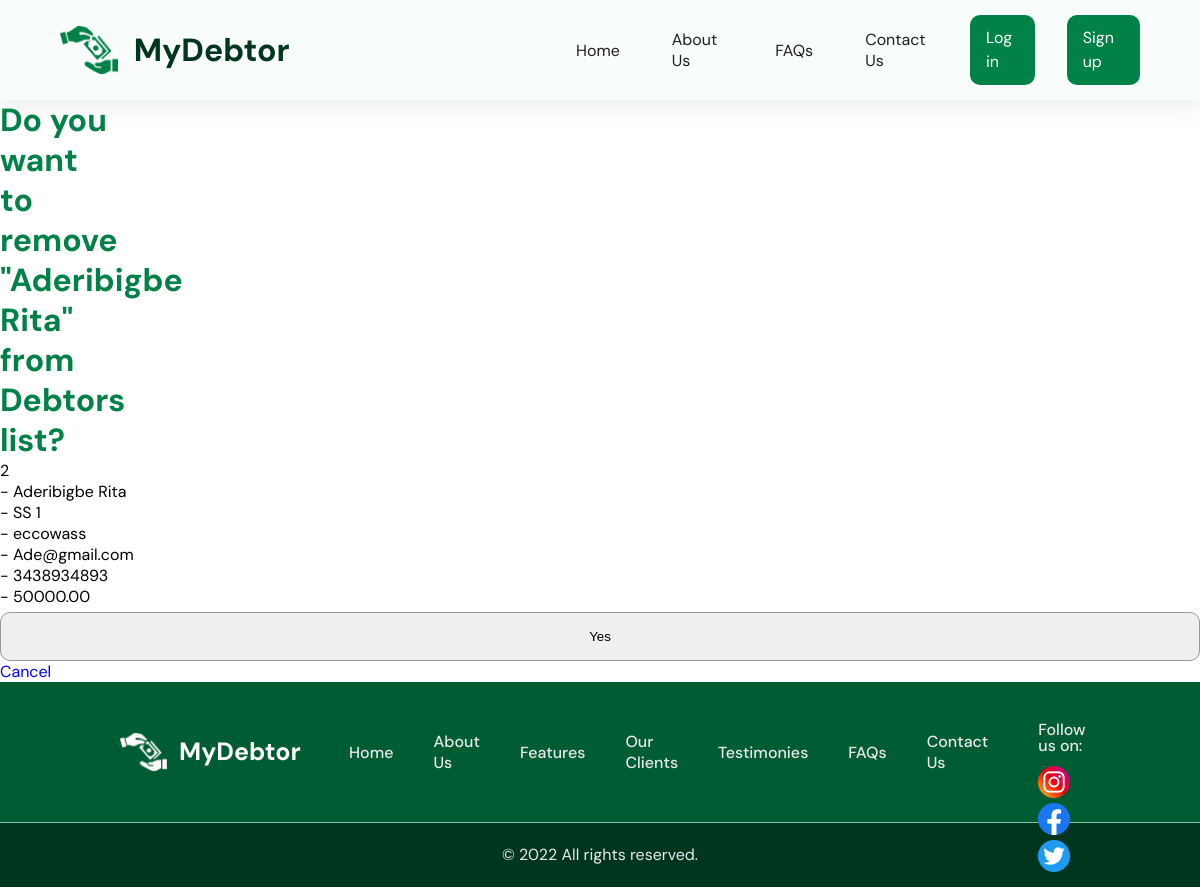
Screenshot of /dashboard/2/ (signed in) with the database file from the repository.
### school/models.py (models this page shows, shortened)
class Debtor(models.Model):
    debtor_name      = models.CharField(max_length=120)
    ward_name        = models.CharField(max_length=120)
    school           = models.CharField(max_length=120)
    debtor_class     = models.CharField(max_length=250)
    amount_indebted  = models.DecimalField(decimal_places=2, max_digits=100000)
    phone_no         = models.DecimalField(decimal_places=0, max_digits=15)
    email            = models.EmailField(max_length=120, default="")
    debtor_image      = models.ImageField(upload_to ='uploads/', blank=True)

### school/views.py (the view)
# urls.py: path('dashboard/<int:id>/', login_required(DetailDebtor.as_view()), name='detail-debtor'),
class DetailDebtor(DetailView):
    template_name = 'school/delete_debtor.html'
    def get_object(self):
        id_ = self.kwargs.get("id")
        return get_object_or_404(Debtor, id=id_)

### school/templates/school/delete_debtor.html (shortened to what this page needs)
{% extends 'base.html' %}
{% block content %}
<form action="." method="POST">
  <h1>Do you want to remove "{{object.ward_name }}" from Debtors list?</h1>
        <p>{{ object.id }} </p>
        <p>{{ object.ward_name.label }} - {{ object.ward_name }}</a></p>
        <p>{{ object.debtor_class.label }} - {{ object.debtor_class }}</p>
        <p>{{ object.school.label }} - {{ object.school }}</p>
        <p>{{ object.email.label }} - {{ object.email }}</p>
        <p>{{ object.phone_no.label }} - {{ object.phone_no }}</p>
        <p>{{ object.amount_indebted.label }} - {{ object.amount_indebted }}</p>
  <p><input type="submit" value="Yes" /> <a href="../">Cancel</a></p>
</form>
{% endblock content %}

### static/CSS/signup.css (style rules this page uses)
* { margin: 0; padding: 0; box-sizing: border-box; }
body { font-family: 'DM Sans', sans-serif; }
a { text-decoration: none; }
h1 { font-weight: 700; font-size: 32px; line-height: 40px; color: #008147; width: 116px; }
input { width: 100%; border: 1px solid #989898; border-radius: 10px; padding: 16px; align-items: center; margin-top: 5px; }
input::placeholder { font-weight: 400; font-size: 16px; color: #7e7d7d; line-height: 16px; }

### rows the page displays
Debtor: ward_name "Aderibigbe Rita", id "2", debtor_class "SS 1", school "eccowass", email "Ade@gmail.com", phone_no "3438934893", amount_indebted "50000.00"
